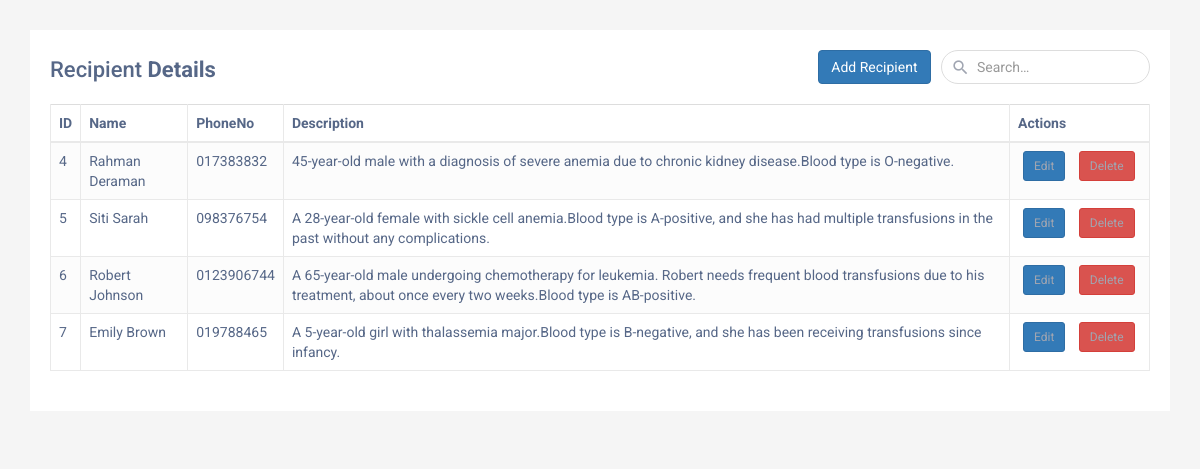
Page /Project_obbs/recipientPage.php on the earlier database version.
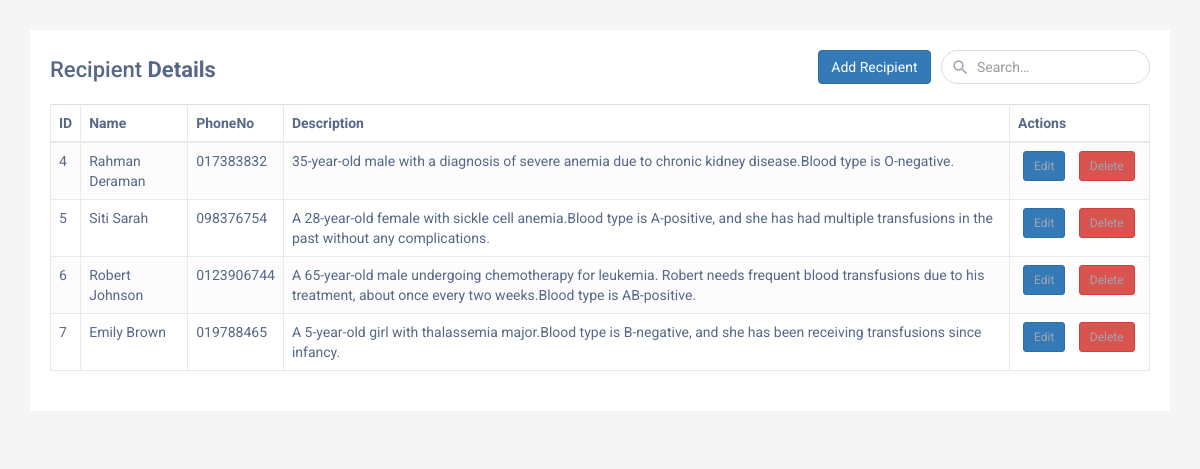
Same page on the later database version.
### tables this page shows
CREATE TABLE `recipients` (
  `ID` int(11) NOT NULL,
  `name` varchar(100) NOT NULL,
  `phoneNum` varchar(20) DEFAULT NULL,
  `Descrip` varchar(200) DEFAULT NULL
);

### Project_obbs/recipientPage.php (the view, shortened to what this page needs)
<!DOCTYPE html>
<html lang="en">
<head>
<link rel="stylesheet" href="https://maxcdn.bootstrapcdn.com/font-awesome/4.7.0/css/font-awesome.min.css">
<link rel="stylesheet" href="https://maxcdn.bootstrapcdn.com/bootstrap/3.3.7/css/bootstrap.min.css">
</head>
<body>
    <div class="container">
        <div class="table-responsive">
            <div class="table-wrapper">
                <div class="table-title">
                    <div class="row">
                        <div class="col-sm-8"><h2>Recipient <b>Details</b></h2></div>
                        <div class="col-sm-4">
                        <form class="search-box" method="GET" action="searchRecipient.php">
                                <i class="material-icons">&#xE8B6;</i>
                                <input type="text" name="search" class="form-control" placeholder="Search&hellip;">
                            </form>
                            <div class="col-sm-3">
                                <div class="add">
                                <a class="btn btn-primary" href="/Project_obbs/createRecipient.php" role="button" >Add Recipient</a>
                                </div>
                            </div>
                        </div>
                    </div>
                </div>
                <table class="table table-striped table-hover table-bordered">
                    <thead>
                        <tr>
                            <th>ID</th>
                            <th>Name</th>
                            <th>PhoneNo</th>
                            <th>Description</th>
                            <th>Actions</th>
                        </tr>
                    </thead>
                    <tbody>
                        <?php
                        $servername = "localhost";
                        $username = "root";
                        $password="";
                        $database="bloodbank";
                        $connection = new mysqli($servername,$username,$password,$database) ;
                        $sql = "SELECT * FROM recipients";
                        $result = $connection->query($sql);
                        while($row = $result ->fetch_assoc()){
                            echo "
                            <tr>
                                <td>$row[ID]</td>
                                <td>$row[name]</td>
                                <td>$row[phoneNum]</td>
                                <td>$row[Descrip]</td>
                                <td>
                                    <a class='btn btn-primary btn-sm' href='/Project_obbs/editRecipient.php?ID=$row[ID]'>Edit</a>
                                    <a class='btn btn-danger btn-sm' href='/Project_obbs/deleteRecipient.php?ID=$row[ID]'>Delete</a>
                                </td>
                            </tr>
                            ";
                        }
                     ?>
                    </tbody>
                </table>
            </div>
        </div>
    </div>
</body>
</html>

Differences in the rows shown:
changed recipients "Rahman Deraman": Descrip "45-year-old male with a diagnosis of severe anemia due to chronic kidney disease.Blood type is O-negative." → "35-year-old male with a diagnosis of severe anemia due to chronic kidney disease.Blood type is O-negative."
